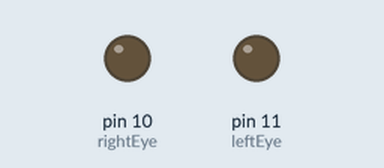
The sketch below on a simulated Arduino Uno, built with avr-gcc and run on an emulated ATmega328P. Shown: output pins drawn as LEDs (lit = HIGH).

Above: at 0.05 s.
Timing chart, 0 to 4.9 s (numbered marks = the images above):
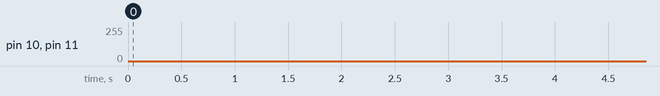

The sketch:

FadyEyeChip.ino
```cpp
/*
 FadyEyeChip

 This makes Chip's eyes glow and dim in alternating order.

 The circuit:
 Chip OR
 * An LED and resistor attached from digital pin 11 to ground.
 * An LED and resistor attached from digital pin 10 to ground.

 Created December 13th 2014
 By Will Luongo
 */

int leftEye = 11;    // LED connected to digital pin 11
int rightEye = 10;   // LED connected to digital pin 10
int increment = 1;
int fadeMax= 150;
int fadeMin = 10;
int lFadeValue = fadeMin;
int lFadeIncrement = increment;
int rFadeValue = fadeMax;
int rFadeIncrement = -increment;
int delayTime = 5;


void setup() {
  // nothing happens in setup
}

void loop() {
  if (lFadeValue >= fadeMax)
    lFadeIncrement = -increment;
  if (rFadeValue >= fadeMax)
    rFadeIncrement = -increment;
  if (lFadeValue <= fadeMin)
    lFadeIncrement = increment;
  if (rFadeValue <= fadeMin)
    rFadeIncrement = increment;
  analogWrite(leftEye, lFadeValue);
  analogWrite(rightEye, rFadeValue);
  lFadeValue += lFadeIncrement;
  rFadeValue += rFadeIncrement;
  delay(delayTime);
}
```
